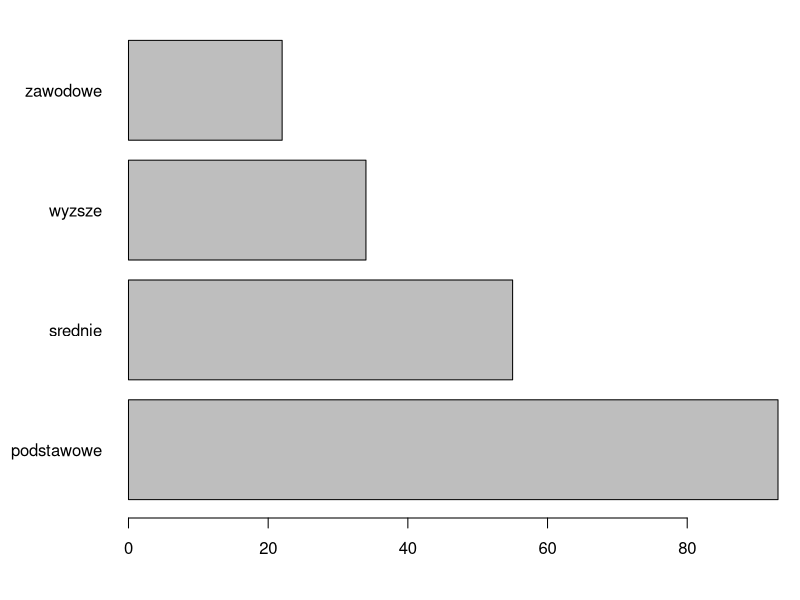
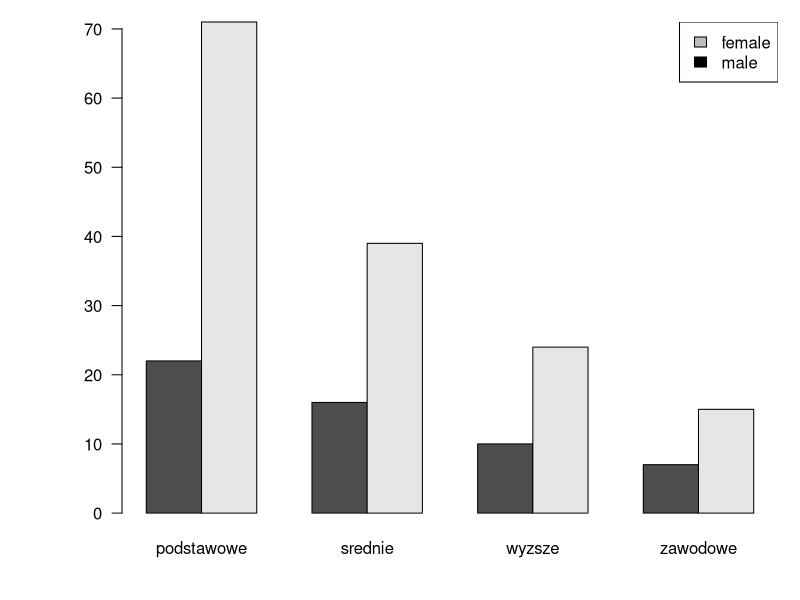
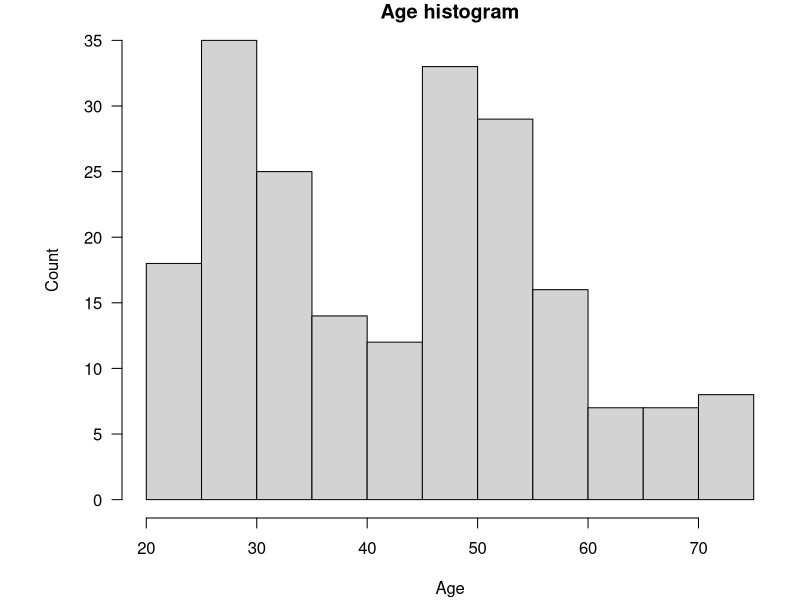
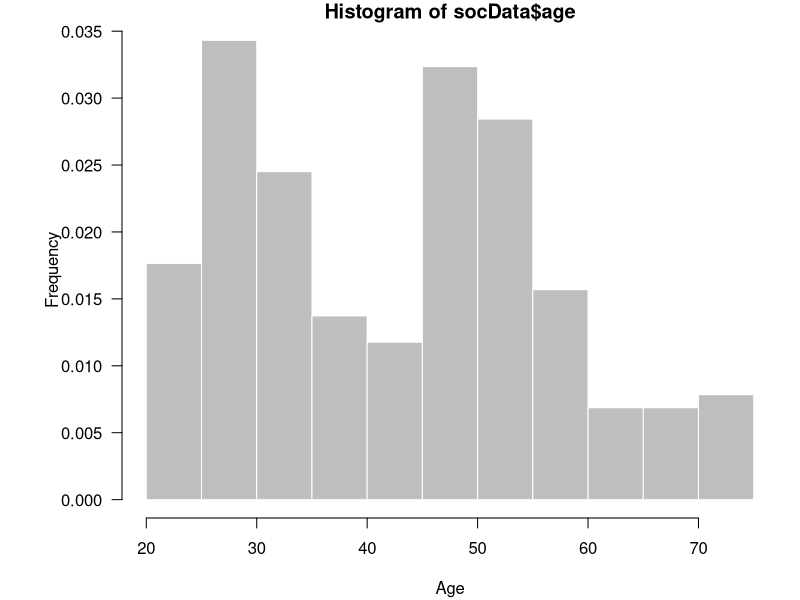
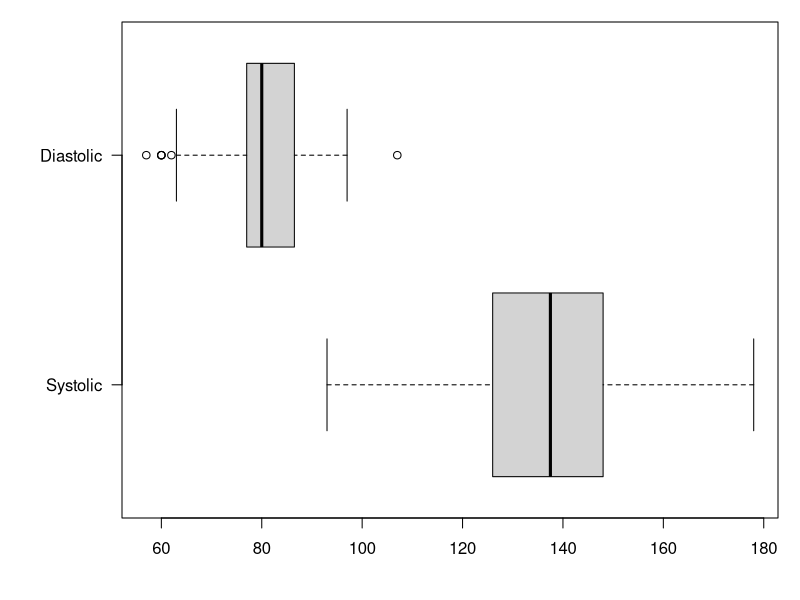
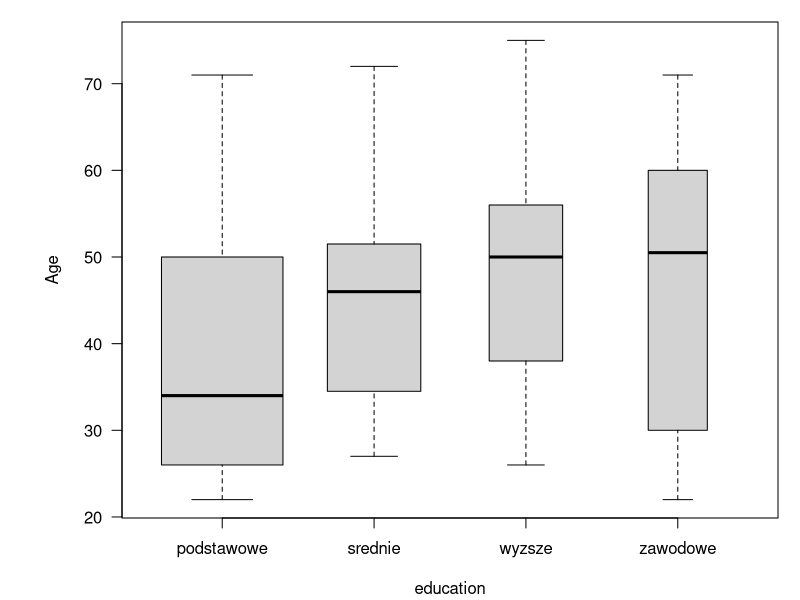
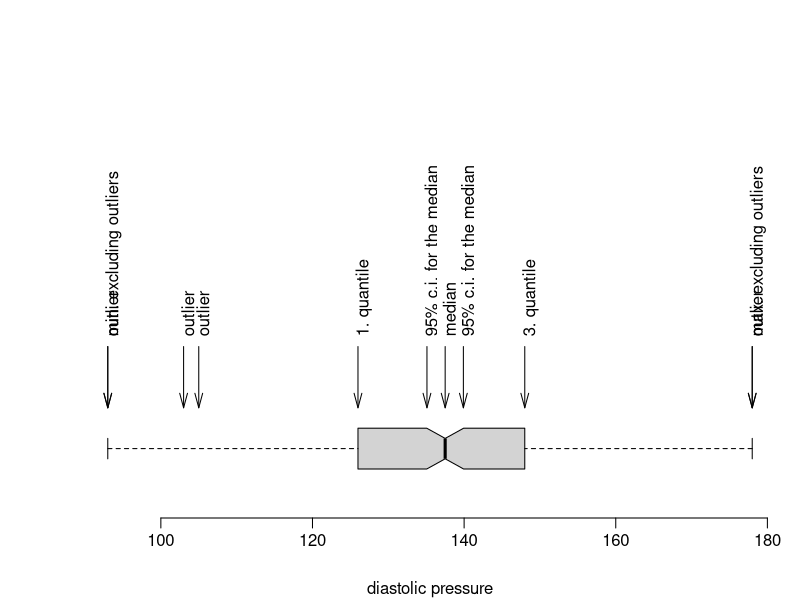
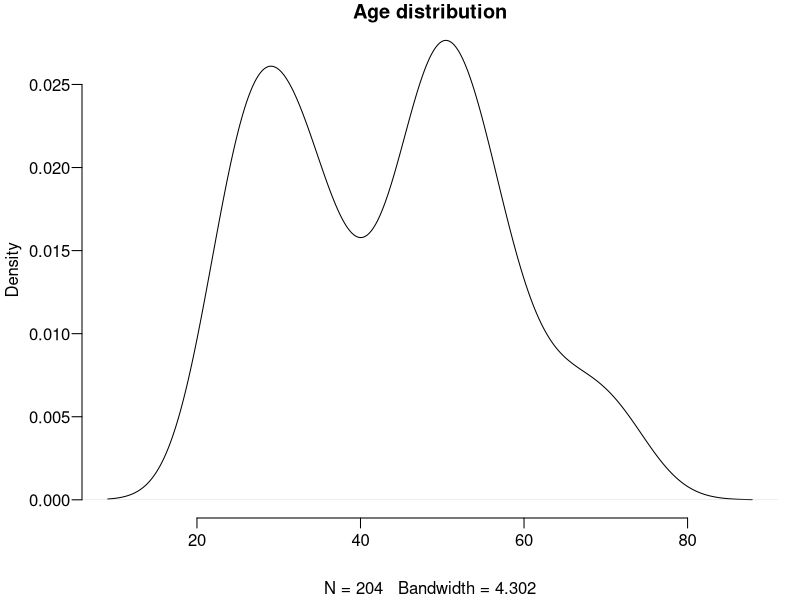

Reproduce these figures in R, in order.
## ---- chunk 1
socData <- read.csv("socData.csv", sep=";")
par(mar=c(4,6,1,1)+0.1,las=1)
tab <- table(socData$education)
barplot(tab, horiz = TRUE, las = 1)
## ---- chunk 2
par(mar=c(4,6,1,1)+0.1,las=1)
tab2 <- table( socData$sex, socData$education )
barplot(tab2, las=1, beside = TRUE)
legend("topright",c("female","male"),fill=c("grey","black"))
## ---- chunk 3
hist(socData$age, breaks = 15, main="Age histogram", las=1,
     ylab="Count", xlab="Age")
## ---- chunk 4
hist(socData$age, breaks = 15, col="grey", border="white", las=1,
     probability = TRUE, ylab="Frequency", xlab="Age")
## ---- chunk 5
boxplot(socData$diastolic_pressure, socData$systolic_pressure,
        horizontal = TRUE, names = c("Systolic","Diastolic"))
## ---- chunk 6
boxplot(age~education, data = socData, varwidth=TRUE,
        col="lightgrey", ylab="Age", las=1)
## ---- chunk 7
y = unique(sort(socData$diastolic_pressure))
o1 = y[1]; o2 = y[2]; o3 = y[3]; o4 = rev(y)[1]
v = boxplot(socData$diastolic_pressure,horizontal = TRUE,notch = TRUE, plot=F)$stats
omin = v[1]; q1 = v[2]; q2 = v[3]; q3 = v[4]; omax = v[5]
Eme = 1.253*sd(socData$diastolic_pressure)/sqrt(length(socData$diastolic_pressure))
me1 = q2-Eme*1.96+0.3
me2 = q2+Eme*1.96-0.3
V = c(o1,o2,o3,omin,q1,me1,q2,me2,q3,omax,o4)

par(bty="n",mar=c(4,4,1,1)+0.1, mgp=c(3,0.6,0))
boxplot(socData$diastolic_pressure,xlim=c(0.5,5),
xlab = "diastolic pressure", horizontal = TRUE, notch = TRUE)
arrows(V,1+0.4, x1 = V, y1 = 2, length = 0.15, angle = 15, code = 1)
text(c(o1,o2,o3,o4)-0.5,2+0.1,"outlier",srt=90,pos=4)
text(q2-0.5,2+0.1,"median",srt=90,pos=4)
text(q1-0.5,2+0.1,"1. quantile",srt=90,pos=4)
text(q3-0.5,2+0.1,"3. quantile",srt=90,pos=4)
text(omin-0.5,2+0.1,"min. excluding outliers",srt=90,pos=4)
text(omax-0.5,2+0.1,"max. excluding outliers",srt=90,pos=4)
text(c(me1,me2)-0.5,2+0.1,"95% c.i. for the median",srt=90,pos=4)
## ---- chunk 8
plot(density(socData$age), main="Age distribution")
## ---- chunk 9
plot(density(socData$age, bw=1.5), main="Age distribution", type="h")
## ---- chunk 10
plot(ecdf(socData$age), main="Age distribution function")
## ---- chunk 11
library("dplyr")
men <- filter(socData, sex == "male")
women <- filter(socData, sex == "female")
plot(ecdf(men$age), main="Age / sex", pch=21)
plot(ecdf(women$age), add=TRUE, col = "grey")
## ---- chunk 12
library("car")
sp(diastolic_pressure~systolic_pressure, data=socData,
   smooth=FALSE, reg.line=FALSE, pch=19)
## ---- chunk 13
sp(diastolic_pressure~systolic_pressure|sex, data=socData,
   smooth=FALSE, lwd=3, pch=c(19,17))
## ---- chunk 14
mosaicplot(~education, data=socData, main="", border="white")
## ---- chunk 15
mosaicplot(~education+employment, data=socData, border="white",
           col=c("grey40", "grey70"))
